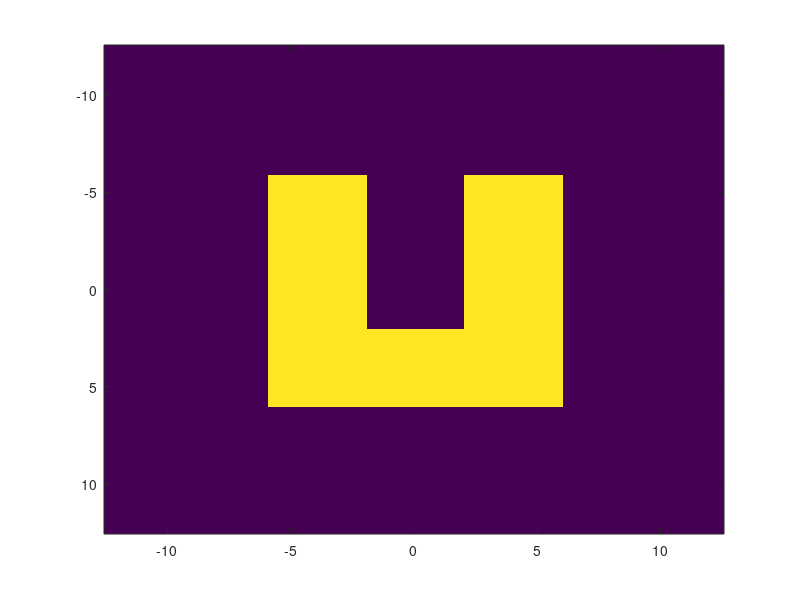
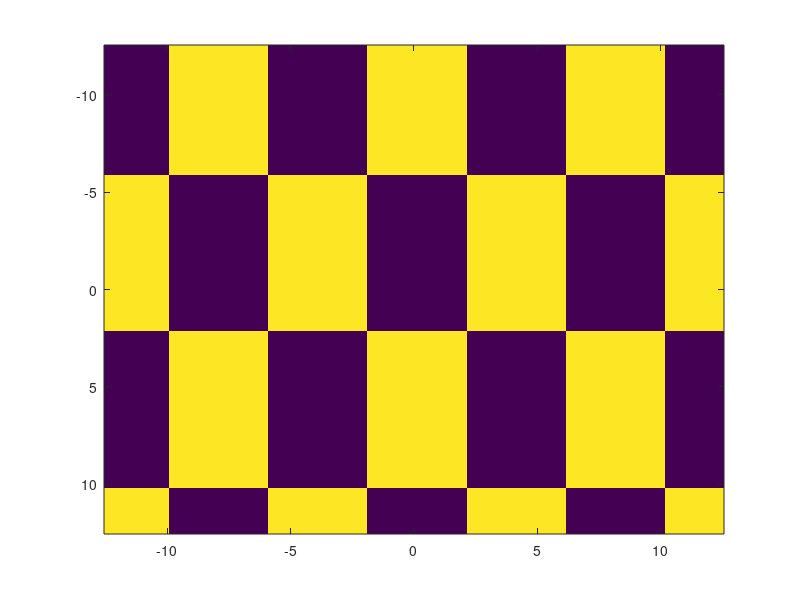
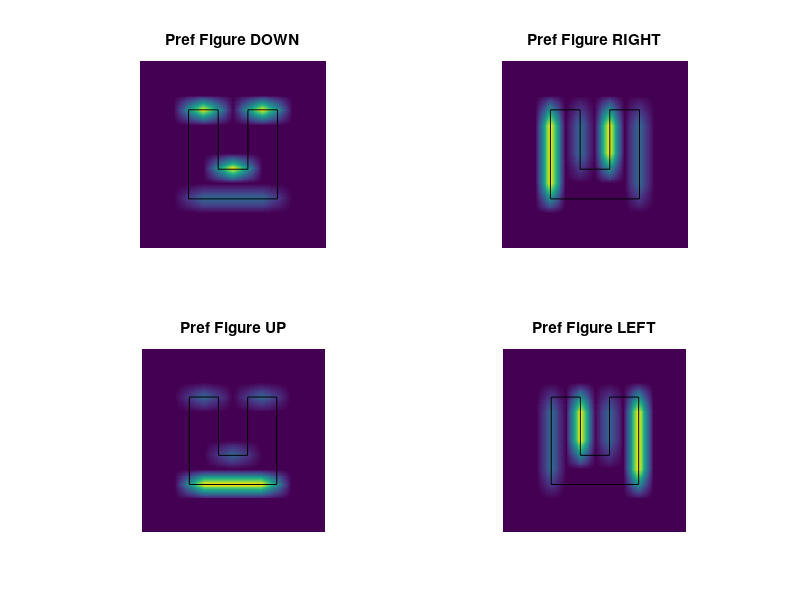
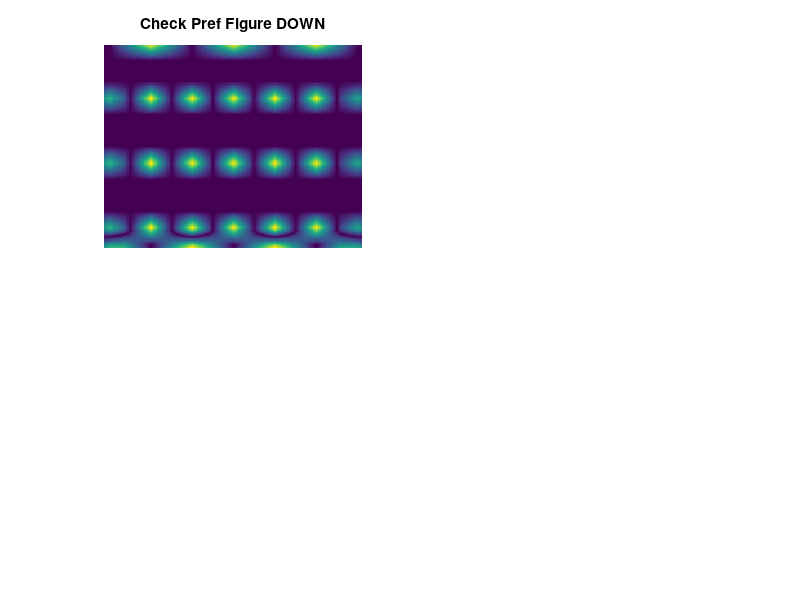

Recreate these plots in MATLAB, in order. (Note: this script raises an error after producing the figures.)
function BOmodel_final

%Model of the interactions between BO tuned cells (e.g. in V4) and V1.
%The 'ramps' variable controls whether a a prioori sawtooth linear ramp is used for the connections cheme (ramps = 1) or a post-hoc connections cheme based on teh nosie correlation data (ramps = 0)
ramps = 0;

%Master paramters
nPix = 200; %pixels in complete field
wdeg = 25;  %Size of complete field
fgsz = 4;  %Size of figure
pixperdeg = nPix./wdeg;
halfhole = 2; %size of n/u center
halfspan = 6;

%% Co-ordinate system and figure logical matrix
XV = linspace(-wdeg/2,wdeg/2,nPix);
[X,Y] = meshgrid(linspace(-wdeg/2,wdeg/2,nPix+1));
X = X(1:end-1,1:end-1);
Y = Y(1:end-1,1:end-1);
nu = 1;
if nu
    %u shape
    figcx = (X>(-fgsz/(fgsz/halfhole)) & X<(fgsz/(fgsz/halfhole))) & (Y>(-fgsz/(fgsz/halfspan)) & Y<(fgsz/(fgsz/halfhole)));
else
    %simple square
    figcx = (X>(-fgsz/(fgsz/halfhole)) & X<(fgsz/(fgsz/halfhole))) & (Y>(-fgsz/(fgsz/halfhole)) & Y<(fgsz/(fgsz/halfhole)));
end
figcx2 = (X>(-fgsz/(fgsz/halfspan)) & X<(fgsz/(fgsz/halfspan))) & (Y>(-fgsz/(fgsz/halfspan)) & Y<(fgsz./(fgsz/halfspan)));
figcx = figcx2-figcx;
figure,imagesc(XV,XV,figcx)

%% Make a checkerboard
check = ones(size(figcx));
xo = [-16:8:16];
y = [-10:8:14];
for j = 1:length(y)
    if j==1|j==3
        x = xo+4;
    else
        x = xo;
    end
    for i = 1:length(x)
        check((X>x(i)-2)&(X<=x(i)+2)&(Y>y(j)-4)&(Y<=y(j)+4)) = 0;
    end
end
figure,imagesc(XV,XV,check)


%% V4 cells
%4 degrees square, spaced throughout field
%4 maps, one for each BO tuning
%RF is either 1 or -1, when multiplied by the figure logical matrix they give
%stronger responses when the figure is on a certain side of the RF
clear V4
V4(:,:,1) = [ones(2*pixperdeg,4*pixperdeg).*-1;ones(2*pixperdeg,4*pixperdeg)]; %0 DOWN
V4(:,:,2)  = V4(:,:,1)'; %270
V4(:,:,3)  = flipud(V4(:,:,1)); %180
V4(:,:,4)  = fliplr(V4(:,:,2)); %90

%Convolve with figure
clear M C
for q = 1:4
    M(:,:,q) = conv2(figcx,rot90(V4(:,:,q),2),'same');
    M(:,:,q) = 2.*abs(M(:,:,q))+M(:,:,q);
    buf = conv2(check,rot90(V4(:,:,q),2),'same');
    C(:,:,q) = 2.*abs(buf);
end

%Image the V4 BO responses
titl{1} = 'Pref Figure DOWN';
titl{2} = 'Pref Figure RIGHT';
titl{3} = 'Pref Figure UP';
titl{4} = 'Pref Figure LEFT';
%U shape
figure
for q = 1:4
    subplot(2,2,q),imagesc(XV,XV,M(:,:,q)),axis off,title(titl{q}),drawnu([0,0,0]),axis equal
end
%Checkerboard
figure
for q = 1:4
    subplot(2,2,q),imagesc(XV,XV,C(:,:,q)),axis off,title(['Check ',titl{q}]),drawcheck([0,0,0]),axis equal
end

%%
%Now make connection scheme between V4 and V1
%V4 cells are assumed to connect to V1 cells according to their BO
%preference. For example a cell that prefers 'FIGURE DOWN' will
%preferentially connect to V1 cells located in teh downwards direction from
%the center of the V4 RF. This is modelled as a connection gradient, taken
%from the noise correlation data or using linear ramps (controlled by teh
%ramps flag)

%Co-ordiantes for V4
v4sz = 4;
xv = linspace(-8,8,v4sz*2*pixperdeg+1);
[x,y] = meshgrid(xv);
x = x(1:end-1,1:end-1);
y = y(1:end-1,1:end-1);
xv = xv(1:end-1);


if ramps

    %Make linear ramps in different directions
    orientation = 90;
    ramp_0 = cos(orientation*pi/180)*x - sin(orientation*pi/180)*y;
    orientation = 180;
    ramp_90 = cos(orientation*pi/180)*x - sin(orientation*pi/180)*y;
    orientation = 270;
    ramp_180 = cos(orientation*pi/180)*x - sin(orientation*pi/180)*y;
    orientation = 0;
    ramp_270 = cos(orientation*pi/180)*x - sin(orientation*pi/180)*y;

    % %Normalize from -1 to 1
    ramp_0 = 2.*(ramp_0-min(min(ramp_0)))./(max(max(ramp_0))-min(min(ramp_0)))-1;
    ramp_90 = 2.*(ramp_90-min(min(ramp_90)))./(max(max(ramp_90))-min(min(ramp_90)))-1;
    ramp_180 = 2.*(ramp_180-min(min(ramp_180)))./(max(max(ramp_180))-min(min(ramp_180)))-1;
    ramp_270 = 2.*(ramp_270-min(min(ramp_270)))./(max(max(ramp_270))-min(min(ramp_270)))-1;

    hsz = size(x,1)./2;
    ramp_0(1:hsz,:) = 1-ramp_0(1:hsz,:);
    ramp_180(1:hsz,:) = -1-ramp_180(1:hsz,:);
    ramp_90(:,1:hsz) = 1-ramp_90(:,1:hsz);
    ramp_270(:,1:hsz) = -1-ramp_270(:,1:hsz);
    ramp_0(hsz+1:end,:) = -1-ramp_0(hsz+1:end,:);
    ramp_180(hsz+1:end,:) = 1-ramp_180(hsz+1:end,:);
    ramp_90(:,hsz+1:end) = -1-ramp_90(:,hsz+1:end);
    ramp_270(:,hsz+1:end) = 1-ramp_270(:,hsz+1:end);

    w(:,:,1) = ramp_180;
    w(:,:,2) = ramp_270;
    w(:,:,3) = ramp_0;
    w(:,:,4) = ramp_90;
else
    %USe regression weights
    z = hypot(x,y);
    a = abs(atan2(y,x));
    B = [ -0.0508   -0.0404    0.0119    0.2387];  %Angle, ecc, interaction, offset from noise correlation results
    buf = B(1).*a+B(2).*z+B(4); %Not including intercept
    buf(z>4) = 0; %Set conenctions greater than 4 degrees distance to be zero.
    w(:,:,1) = rot90(buf,3); %down
    w(:,:,2) = buf; %right
    w(:,:,3) = rot90(buf,1); %up
    w(:,:,4) = rot90(buf,2); %left
end

%Visualize connection scheme
if 1
    figure,
    for q = 1:4
        subplot(2,2,q),imagesc(xv,xv,w(:,:,q)),axis off,title(titl{q}),colorbar,axis equal,axis off
    end
    figure,surf(xv,xv,w(:,:,q)),shading interp
    title('Connection Scheme')
end

%Calculate the connection strength for each class of BO cells, this is the
%response of the cell to the figure, multiplied by the connection strength
%ramp for that class.
for q = 1:4
    Mcs(:,:,q) = conv2(M(:,:,q),w(:,:,q),'same');
    Ccs(:,:,q) = conv2(C(:,:,q),w(:,:,q),'same');
end

if 1
    %Visualize the connection strength map
    figure,
    for q = 1:4
        subplot(2,2,q),imagesc(XV,XV,Mcs(:,:,q)),axis off,title(['FB ',titl{q}]),colorbar,drawnu([0,0,0]),axis equal,axis off
    end
    figure,
    for q = 1:4
        subplot(2,2,q),imagesc(XV,XV,Ccs(:,:,q)),axis off,title(['FB Chk',titl{q}]),colorbar,drawcheck([0,0,0]),axis equal,axis off
    end
end

%% Average across BO directions
output = mean(Mcs,3);
output_check = mean(Ccs,3);
figure,imagesc(XV,XV,output),axis off,colorbar,drawnu([0,0,0]),axis equal,axis off,title('U')
figure,imagesc(XV,XV,output_check),axis off,colorbar,drawcheck([0,0,0]),axis equal,axis off,title('Check')


%% Checkboard comparison through cross-section
%Blue = figure, green = check, red = modulation
ix = XV>-8&XV<8;
figure,plot(XV(ix),output(80,ix),'b'),hold on,plot(XV(ix),output_check(80,ix),'g'),plot(XV(ix),output(80,ix)-output_check(80,ix),'r')
yl = get(gca,'YLim');
xlim([-12 12])
hold on,line([-6 -6],yl)
line([-2 -2],yl)
line([2 2],yl)
line([6 6],yl)

%%%%%%%%%%
function drawnu(col)

%Adds a N/U to a graph

halfhole = 2; %size of n/u center
halfspan = 6;

left = -halfspan;
ileft = -halfhole;
iright = halfhole;
right = halfspan;
top = -halfspan;
bot = halfspan;
bail = halfhole;

cx = [left left ileft ileft iright iright right right left];
cy = [bot top top bail bail top top bot bot];

hold on
for j = 1:length(cx)-1
    h = line([cx(j) cx(j+1)],[cy(j) cy(j+1)]);
    set(h,'Color',col)
end

return

%%%%%%%%%%%%%%%%%%%
function drawcheck(col)

%Adds a chekcerboard to a graph
x = -18:4:18;
y = -6:8:10;
hold on
h =xline(x);
set(h,'Color',col)
h =yline(y);
set(h,'Color',col)


return


